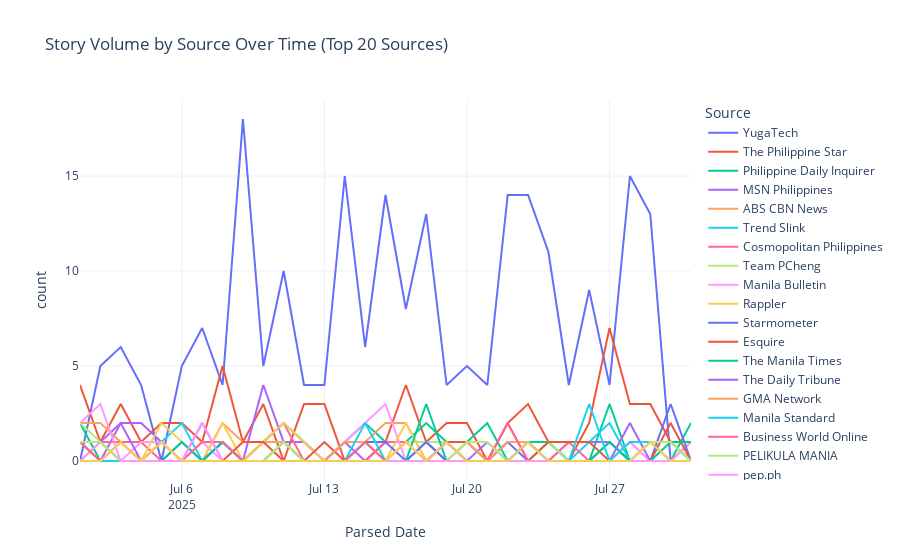

This figure's notebook cell:
### Code cell
# ---------------------------------------------
# Challenge 3: Source Comparison (Optimized for Large Datasets)
# ---------------------------------------------
# This cell compares story volume by source over time, using efficient filtering and aggregation.
# Optimization: Vectorized groupby, memory management.

# Use the cleaned DataFrame for all analysis
df = df_final

# 1. Efficient Filtering: Only keep stories with valid dates and sources
df_source = df[df['Parsed Date'].notnull() & df['Source'].notnull()]

# 2. Get top 20 sources by total story count
top_sources = df_source['Source'].value_counts().head(20).index
df_source_top20 = df_source[df_source['Source'].isin(top_sources)]

# 3. Create complete date range for consistent visualization
date_range = pd.date_range(start=df_source_top20['Parsed Date'].min(), 
                          end=df_source_top20['Parsed Date'].max(), 
                          freq='D')

# 4. Aggregate by date and source, ensuring all dates are represented
source_counts = df_source_top20.groupby(['Parsed Date', 'Source']).size().reset_index(name='count')

# 5. Create a complete grid of dates and top sources
from itertools import product
date_source_grid = pd.DataFrame(list(product(date_range, top_sources)), 
                               columns=['Parsed Date', 'Source'])

# 6. Merge with actual counts, filling missing values with 0
source_counts_complete = pd.merge(date_source_grid, source_counts, 
                                 on=['Parsed Date', 'Source'], how='left')
source_counts_complete['count'] = source_counts_complete['count'].fillna(0)

# 7. Sort sources by total story count (descending)
source_order = source_counts_complete.groupby('Source')['count'].sum().sort_values(ascending=False).index

# 8. Create matplotlib visualization
plt.figure(figsize=(16,8))
sns.lineplot(data=source_counts_complete, x='Parsed Date', y='count', hue='Source', 
             marker='o', hue_order=source_order)
plt.title('Story Volume by Source Over Time (Top 20 Sources)')
plt.xlabel('Date')
plt.ylabel('Story Count')
plt.xticks(rotation=45, ha='right')
plt.legend(title='Top 20 Sources', bbox_to_anchor=(1.05, 1), loc='upper left')
plt.subplots_adjust(bottom=0.2, top=0.85, left=0.15, right=0.95)
plt.show()

# 9. Create interactive plotly visualization
import plotly.express as px
fig = px.line(source_counts_complete, x='Parsed Date', y='count', color='Source',
              title='Story Volume by Source Over Time (Top 20 Sources)',
              category_orders={'Source': list(source_order)})
fig.update_layout(template='plotly_white', 
                 legend=dict(orientation="v", yanchor="top", y=1, xanchor="left", x=1.02))
fig.show()

# 10. Memory usage monitoring and cleanup
import sys
print(f"Memory usage (MB): {sys.getsizeof(df_source) / 1e6:.2f}")
del df_source, df_source_top20, source_counts_complete
